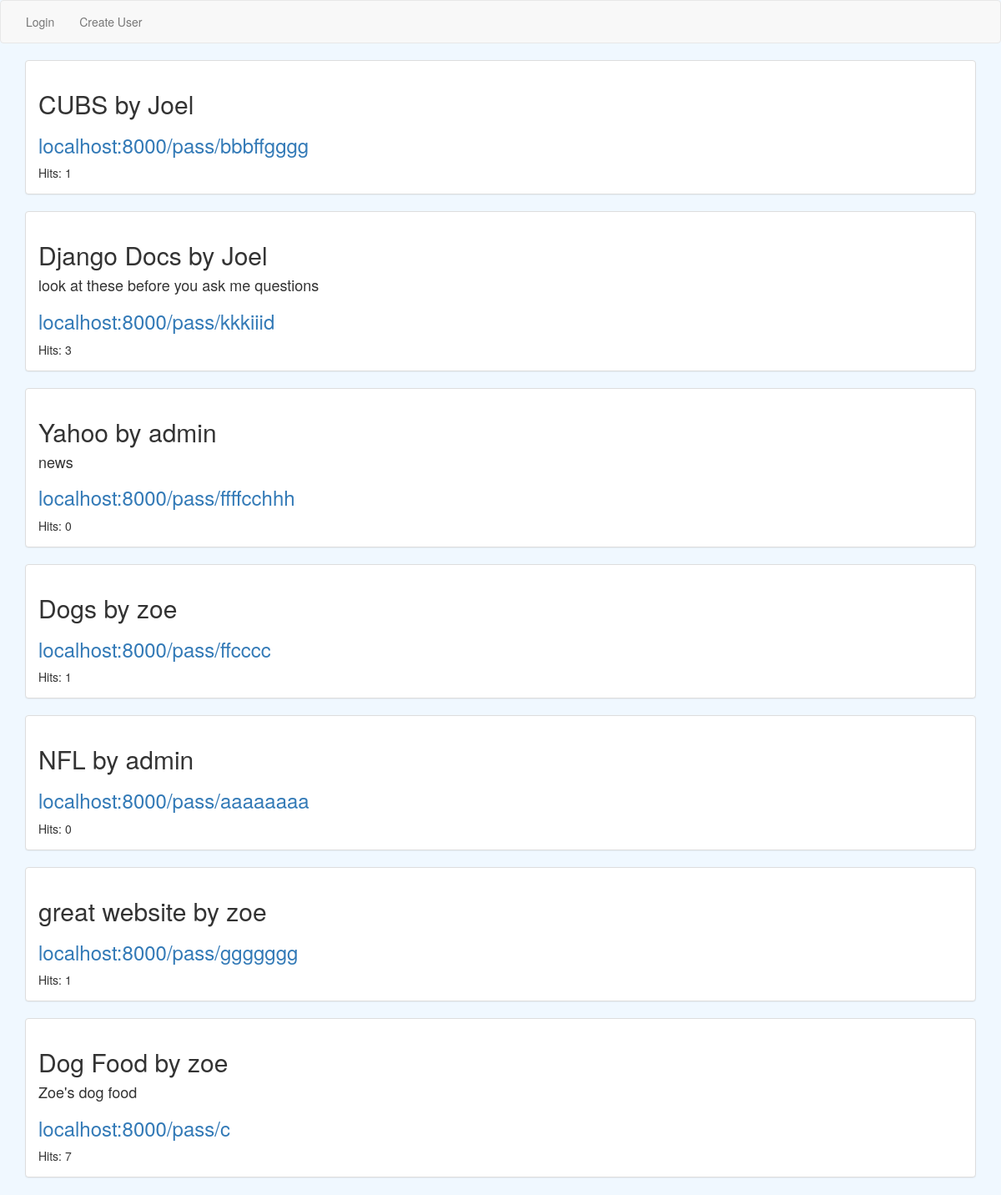
The page / on the database its author committed.
### app/models.py (models this page shows, shortened)
class Link(models.Model):
    url = models.URLField(max_length = 250)
    title = models.CharField(max_length = 50)
    description = models.CharField(max_length = 150, null=True, blank=True)
    user = models.ForeignKey('auth.User')
    created = models.DateTimeField(auto_now_add=True)
    short_url = models.CharField(max_length = 40)
    public = models.BooleanField(default=False)
    class Meta:
        ordering = ['-created']
    @property
    def count(self):
        return self.hit_set.all().count

### app/views.py (the view)
# urls.py: url(r'^$', LinkListView.as_view(), name="link_list_view"),
class LinkListView(ListView):
    model = Link
    def get_context_data(self):
        context = super().get_context_data()
        if not self.request.user.is_authenticated:
            public = Link.objects.filter(public = True)
            context["public"] = public
        else:
            user_link = Link.objects.filter(user= self.request.user)
            public = Link.objects.filter(public = True)
            public_ex = public.exclude(user = self.request.user)
            context["user_link"] = user_link
            context["public_ex"] = public_ex
        return context

### templates/app/link_list.html (shortened to what this page needs)
{% extends 'base.html' %}
{% block content %}
{% if not request.user.is_authenticated %}
{% for link in public %}
<div class="panel panel-default">
 <div class="panel-body">
   <h2>{{ link.title }} by {{ link.user }}</h2>
    <h4>{{ link.description }}</h4>
      <h3><a href="{% url 'pass_through_view' link.short_url%}">localhost:8000/pass/{{ link.short_url }}</a></h3>
        Hits: {{ link.count }}<br>
</div>
</div>
{% endfor %}
{% endif %}
</div>
{% endblock %}

### app/static/css/theme.css (style rules this page uses)
body { background-color: #F0F8FF; }

### rows shown on the page
Link: title "CUBS", user "Joel", short_url "bbbffgggg", count "1"
Link: title "Django Docs", user "Joel", description "look at these before you ask me questions", short_url "kkkiiid", count "3"
Link: title "Yahoo", user "admin", description "news", short_url "ffffcchhh", count "0"
Link: title "Dogs", user "zoe", short_url "ffcccc", count "1"
Link: title "NFL", user "admin", short_url "aaaaaaaa", count "0"
Link: title "great website", user "zoe", short_url "ggggggg", count "1"
Link: title "Dog Food", user "zoe", description "Zoe's dog food", short_url "c", count "7"
